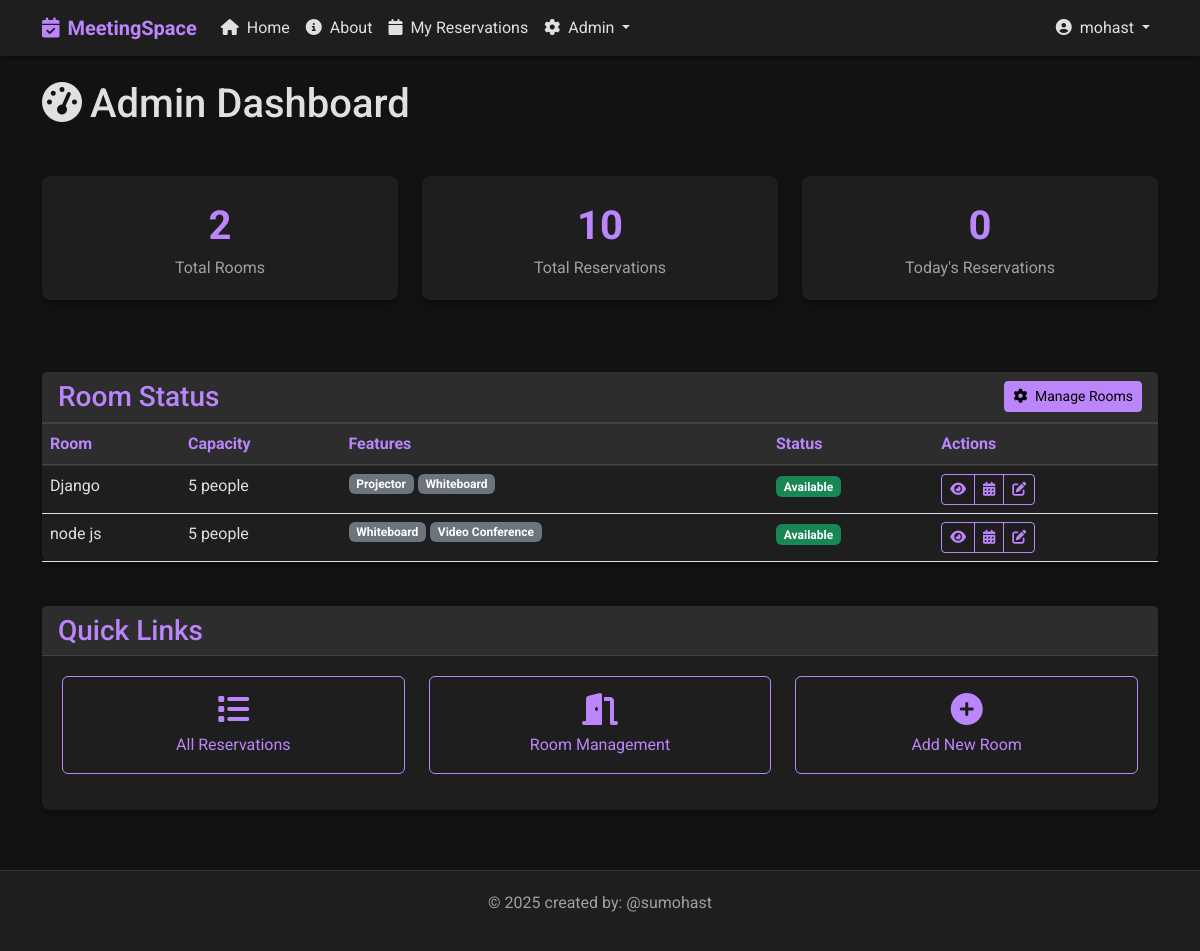
The page /admin-dashboard/ (signed in) on the database as committed earlier.
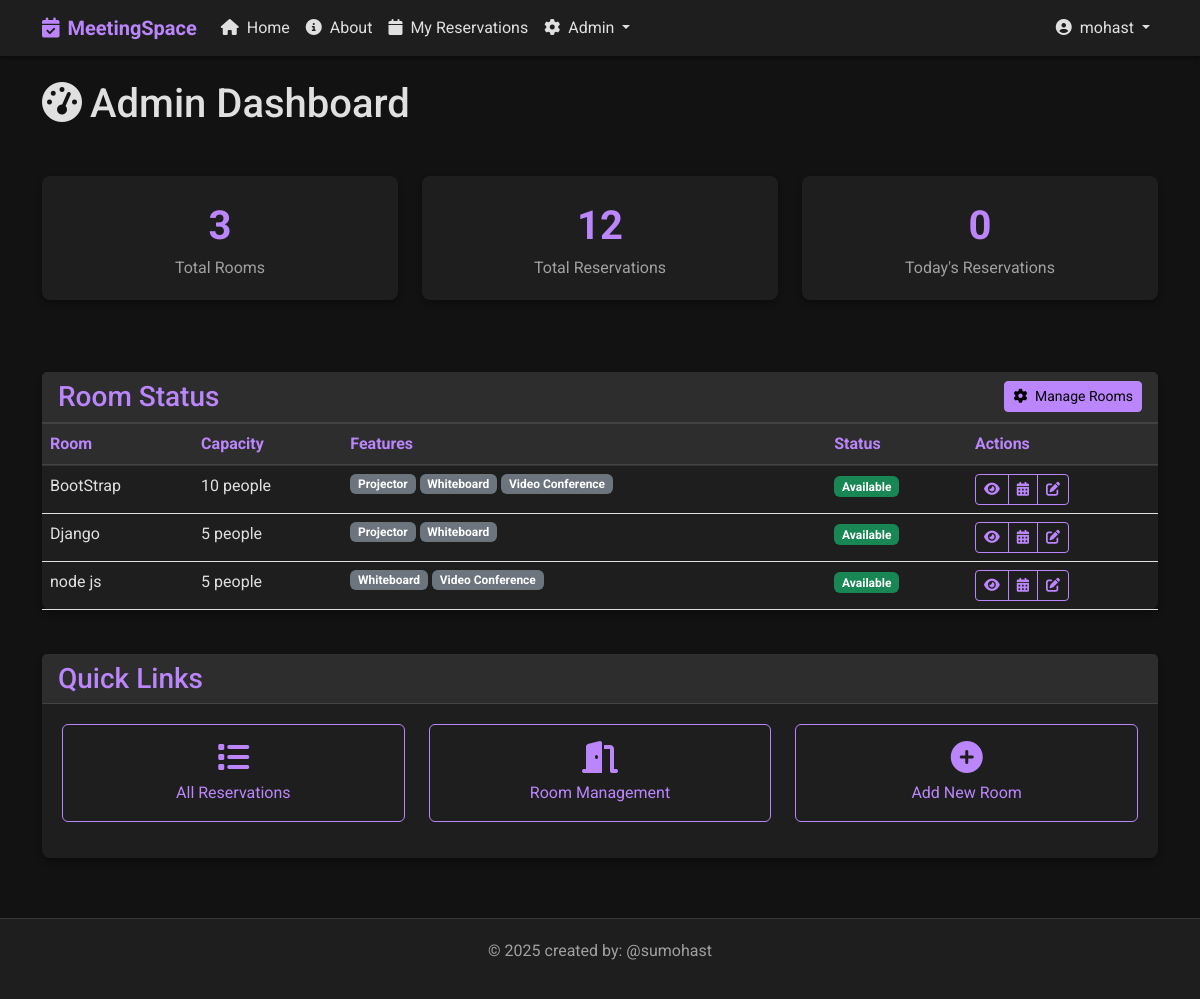
The same page on the database as committed later.
### base/models.py (models this page shows, shortened)
class Room(models.Model):
    name = models.CharField(max_length=100)
    capacity = models.IntegerField(default=10)
    has_projector = models.BooleanField(default=False)
    has_whiteboard = models.BooleanField(default=False)
    has_video_conference = models.BooleanField(default=False)
    description = models.TextField(null=True, blank=True)
    created = models.DateTimeField(auto_now_add=True)
    updated = models.DateTimeField(auto_now=True)
    class Meta: # this class is used to define metadata for the model , for example when we want to sort the rooms by name
        ordering = ['name']
    def get_current_status(self): # this function returns the current status of the room (occupied/free)
        now = datetime.now()
        today = now.date()
        current_time = now.time()
        active_reservation = self.reservation_set.filter(
            date=today,
            start_time__lte=current_time,
            end_time__gt=current_time
        ).first()
        if active_reservation:
            return {
                'status': 'occupied',
                'reservation': active_reservation
            }
        else:
            return {
                'status': 'free',
                'next_reservation': self.reservation_set.filter(
                    date=today,
                    start_time__gt=current_time
                ).order_by('start_time').first()
            }

### base/views.py (the view)
# urls.py: path('admin-dashboard/', views.admin_dashboard, name="admin-dashboard"),
@login_required
@staff_member_required
def admin_dashboard(request):
    rooms = Room.objects.all()
    total_reservations = Reservation.objects.count()
    today = datetime.now().date()
    today_reservations = Reservation.objects.filter(date=today).count()
    for room in rooms:
        room.current_status = room.get_current_status()
    context = {
        'rooms': rooms,
        'total_reservations': total_reservations,
        'today_reservations': today_reservations,
    }
    return render(request, 'base/admin_dashboard.html', context)

### templates/base/admin_dashboard.html (shortened to what the changed rows need)
{% extends 'main.html' %}
{% block content %}
<div class="row mb-4">
    <div class="col-12">
        <h1 class="mb-4"><i class="fas fa-tachometer-alt me-2"></i>Admin Dashboard</h1>
    </div>
</div>
<div class="row mb-5">
    <div class="col-md-4 mb-4">
        <div class="stat-card">
            <div class="stat-number">{{ rooms.count }}</div>
            <div class="stat-label">Total Rooms</div>
        </div>
    </div>
    <div class="col-md-4 mb-4">
        <div class="stat-card">
            <div class="stat-number">{{ total_reservations }}</div>
            <div class="stat-label">Total Reservations</div>
        </div>
    </div>
</div>
<div class="row mb-4">
    <div class="col-12">
        <div class="card">
            <div class="card-body p-0">
                <div class="table-responsive">
                    <table class="table mb-0">
                        <thead>
                            <tr>
                                <th>Room</th>
                                <th>Capacity</th>
                                <th>Features</th>
                                <th>Status</th>
                                <th>Actions</th>
                            </tr>
                        </thead>
                        <tbody>
                            {% for room in rooms %}
                            <tr>
                                <td>{{ room.name }}</td>
                                <td>{{ room.capacity }} people</td>
                                <td>
                                    <div class="d-flex flex-wrap gap-1">
                                        {% if room.has_projector %}
                                        <span class="badge bg-secondary">Projector</span>
                                        {% endif %}
                                        {% if room.has_whiteboard %}
                                        <span class="badge bg-secondary">Whiteboard</span>
                                        {% endif %}
                                        {% if room.has_video_conference %}
                                        <span class="badge bg-secondary">Video Conference</span>
                                        {% endif %}
                                    </div>
                                </td>
                                <td>
                                    {% if room.current_status.status == 'free' %}
                                    <span class="badge bg-success">Available</span>
                                    {% else %}
                                    <span class="badge bg-danger">Occupied until {{ room.current_status.reservation.end_time|time:"H:i" }}</span>
                                    {% endif %}
                                </td>
                                <td>
                                    <div class="btn-group">
                                        <a href="{% url 'room-detail' room.id %}" class="btn btn-sm btn-outline-primary">
                                            <i class="fas fa-eye"></i>
                                        </a>
                                        <a href="{% url 'room-calendar' room.id %}" class="btn btn-sm btn-outline-primary">
                                            <i class="fas fa-calendar-alt"></i>
                                        </a>
                                        <a href="{% url 'update-room' room.id %}" class="btn btn-sm btn-outline-primary">
                                            <i class="fas fa-edit"></i>
                                        </a>
                                    </div>
                                </td>
                            </tr>
                            {% endfor %}
                        </tbody>
                    </table>
                </div>
            </div>
        </div>
    </div>
</div>
{% endblock %}

Rows that differ between the two databases and show on the page:
added Room: name "BootStrap", capacity "10", has_projector "Projector", has_whiteboard "Whiteboard", has_video_conference "Video Conference", shows "Available"
Other text that changed with them:
{{ rooms.count }}: "2" → "3"
{{ total_reservations }}: "10" → "12"
